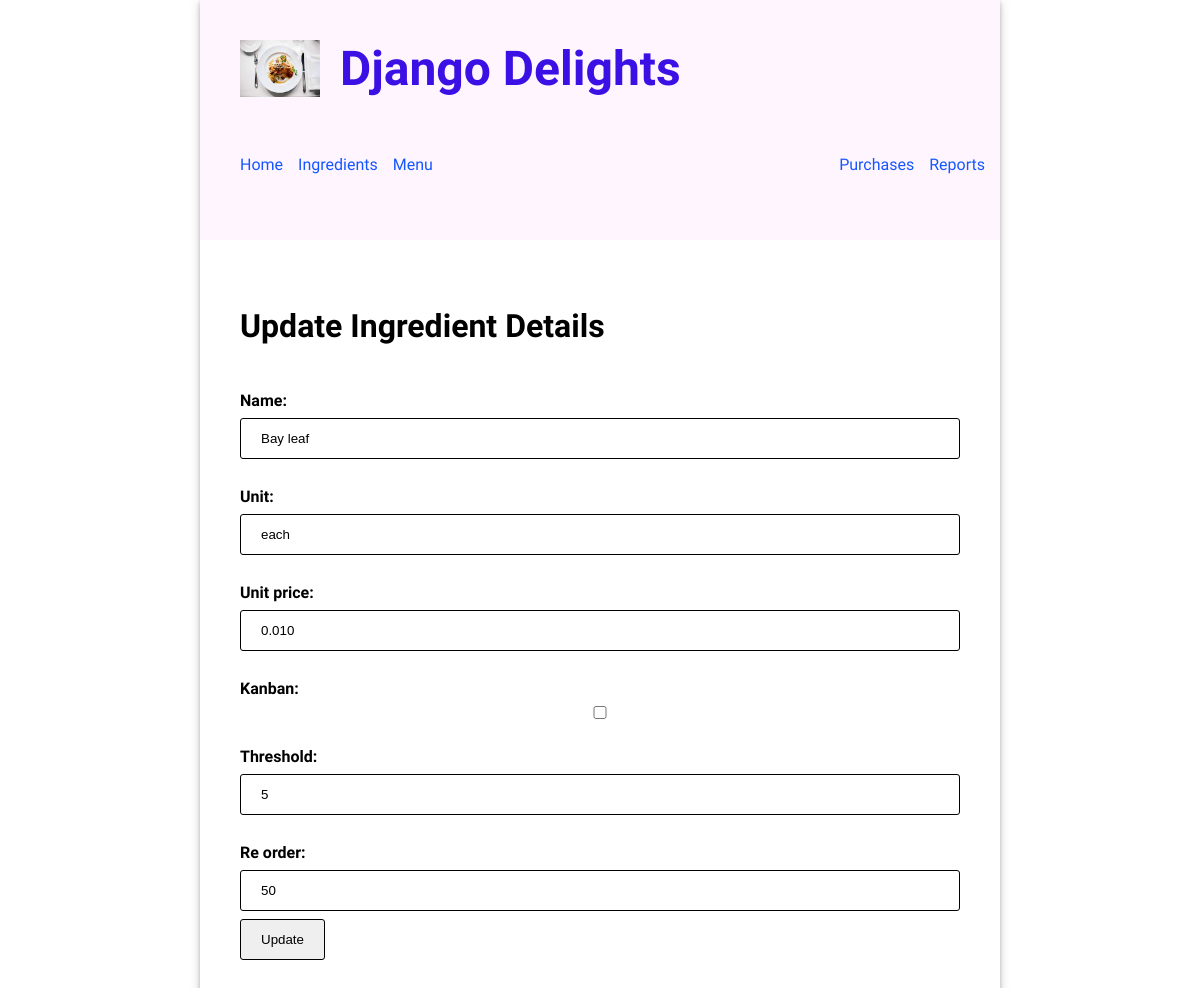
/ingredients/12/update/, run on the app's committed database.
### inventory/models.py (models this page shows, shortened)
class Ingredient(models.Model):
    class Meta:
        ordering = ['name']
    name = models.CharField(unique=True, max_length=200)
    quantity = models.IntegerField(unique=False, blank=True)
    unit = models.CharField(unique=False, blank=True, max_length=10)
    unit_price = models.DecimalField(unique=False, blank=True, max_digits=6, decimal_places=3)
    kanban = models.BooleanField(default=False)
    threshold = models.IntegerField(unique=False, blank=True)
    re_order = models.IntegerField(unique=False, blank=True)

### inventory/views.py (the view)
# urls.py: path('ingredients/<pk>/update/', views.UpdateIngredientView.as_view(), name='update_ingredients'),
class UpdateIngredientView(UpdateView):
  model = Ingredient
  template_name = 'inventory/update_ingredient.html'
  form_class = IngredientEditForm

### inventory/forms.py
class IngredientEditForm(forms.ModelForm):
    class Meta:
        model = Ingredient
        exclude = ['quantity']

### inventory/templates/inventory/update_ingredient.html (shortened to what this page needs)
{% extends 'base.html' %} {% load static %} {% block content %}
<h2>Update Ingredient Details</h2>
<form method="post">
  {{ form }}
  <input type="submit" value="Update" />
</form>
{% endblock %}

### inventory/static/inventory/style.css (style rules this page uses)
body { font-family: "Oxygen", sans-serif; margin: 0; min-width: 800px; max-width: 60%; margin: 0 auto; box-shadow: 0 2px 4px 0 rgba(0, 0, 0, 0.2), 0 3px 10px 0 rgba(0, 0, 0, 0.19); }
main h2 { font-size: 2em; }
input, select { width: 100%; padding: 12px 20px; margin: 8px 0; box-sizing: border-box; border: 1px solid black; border-radius: 3px; }
main form input[type="submit"] { width: max-content; }
main form * { display: block; }
main form label { font-size: 1em; font-weight: bold; padding-top: 20px; }

### data on the page
Ingredient: name "Bay leaf", unit "each", unit_price "0.010", threshold "5", re_order "50"
